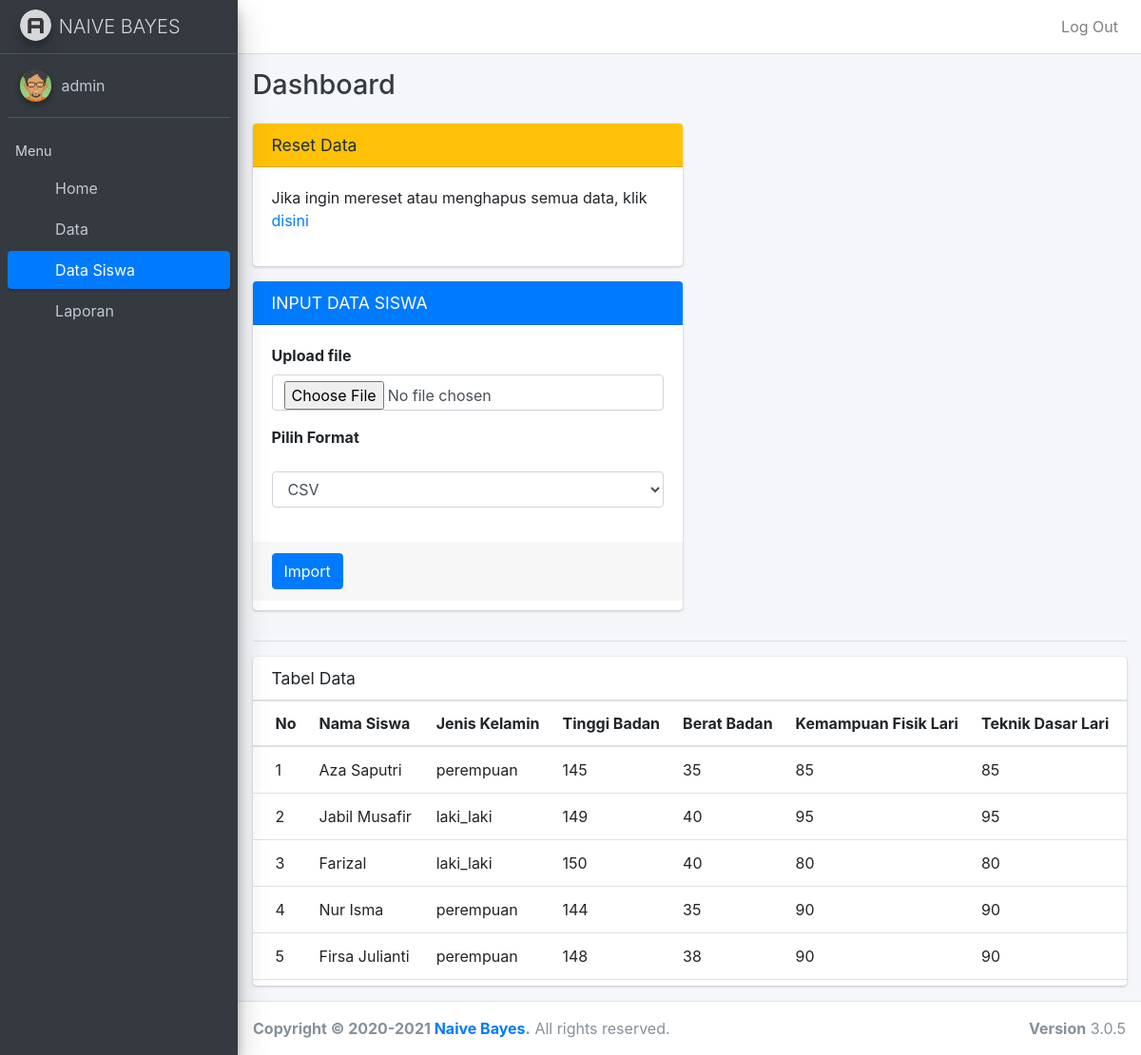
Page /data_siswa (signed in) on the committed database.
### myapp/models.py (models this page shows, shortened)
class DataSiswa(models.Model):
	nama_siswa = models.CharField(max_length=100, blank=True, null=True)
	jenis_kelamin = models.CharField(max_length=30, blank=True, null=True)
	tinggi_badan = models.IntegerField(null=True)
	berat_badan = models.IntegerField(null=True)
	kemampuan_fisik_lari = models.IntegerField(null=True)
	teknik_dasar_lari = models.IntegerField(null=True)
	kemampuan_fisik_voli = models.IntegerField(null=True)
	teknik_dasar_voli = models.IntegerField(null=True)
	kemampuan_fisik_renang = models.IntegerField(null=True)
	teknik_dasar_renang = models.IntegerField(null=True)
	kemampuan_fisik_bulu_tangkis = models.IntegerField(null=True)
	teknik_dasar_bulu_tangkis = models.IntegerField(null=True)
	kemampuan_fisik_sepak_bola = models.IntegerField(null=True)
	teknik_dasar_sepak_bola = models.IntegerField(null=True)
	kemampuan_fisik_tenis_meja = models.IntegerField(null=True)
	teknik_dasar_tenis_meja = models.IntegerField(null=True)
	kemampuan_fisik_tolak_peluru = models.IntegerField(null=True)
	teknik_dasar_tolak_peluru = models.IntegerField(null=True)

### myapp/views.py (the view, shortened to what this page needs)
# urls.py: path('data_siswa', views.data_siswa, name='data_siswa'),
@login_required
def data_siswa(request):
	pesan = ''
	db = DataSiswa.objects.all()
	context = {
		'db': db,
		'pesan' : pesan,
	}
	return render(request, 'myapp/data_siswa.html', context)

### myapp/templates/myapp/data_siswa.html (shortened to what this page needs)
{% extends 'master.html' %}
{% load static %}
{% block body %}
<div class="container-fluid">
	{% if not db %}
	<div class="row">
		<div class="col-6">
			<div class="card card-warning">
				<div class="card-header">
					<h3 class="card-title">Perhatian</h3>
				</div>
				<div class="card-body">
					<p>Harap mengupload data terlebih dahulu (karna data masih kosong)</p>
				</div>
			</div>
		</div>
	</div>
	{% else %}
	<div class="row">
		<div class="col-6">
			<div class="card card-warning">
				<div class="card-header">
					<h3 class="card-title">Reset Data</h3>
				</div>
				<div class="card-body">
					<p>Jika ingin mereset atau menghapus semua data, klik <a href="{% url 'reset_data_siswa' %}" onclick="return confirm('apakah anda yakin?')">disini</a> </p>
				</div>
			</div>
		</div>
	</div>
	{% endif %}
	<div class="row">
		<div class="col-6">
			<div class="card card-primary">
				<div class="card-header">
					<h3 class="card-title">INPUT DATA SISWA</h3>
				</div>
				<div class="card-body table-responsive p-0" style="height: 300px;">
					<form method="post" enctype="multipart/form-data">
						<div class="card-body">
							<div class="form-group">
								<label for="exampleInputEmail1">Upload file</label>
								<input type="file" name="importData" class="form-control" required>
							</div>
							<div class="form-group">
								<label for="exampleInputEmail1">Pilih Format</label>
								<select name="file-format" class="form-control my-3">
									<option selected>CSV</option>
								</select>
							</div>
						</div>
						<div class="card-footer">
							<button class="btn btn-primary" type="submit">Import</button>
						</div>
					</form>
				</div>
			</div>
		</div>
	</div>
	<hr>
	<div class="row">
		<div class="col-12">
			<div class="card">
				<div class="card-header">
					<h3 class="card-title">Tabel Data</h3>
				</div>
				<div class="card-body table-responsive p-0" style="height: 300px;">
					<table class="table table-head-fixed text-nowrap">
						<thead>
							<tr>
								<th>No</th>
								<th>Nama Siswa</th>
								<th>Jenis Kelamin</th>
								<th>Tinggi Badan</th>
								<th>Berat Badan</th>
								<th>Kemampuan Fisik Lari</th>
								<th>Teknik Dasar Lari</th>
								<th>Kemampuan Fisik Voli</th>
							</tr>
						</thead>
						<tbody>
							{% for value in db %}
							<tr>
								<td>{{ value.id }}</td>
								<td>{{ value.nama_siswa }}</td>
								<td>{{ value.jenis_kelamin }}</td>
								<td>{{ value.tinggi_badan }}</td>
								<td>{{ value.berat_badan }}</td>
								<td>{{ value.kemampuan_fisik_lari }}</td>
								<td>{{ value.teknik_dasar_lari }}</td>
								<td>{{ value.kemampuan_fisik_voli }}</td>
							</tr>
							{% endfor %}
						</tbody>
					</table>
				</div>
			</div>
		</div>
	</div>
</div>
{% endblock %}

### templates/include/sidebar.html (shortened to what this page needs)
{% load static %}
<aside class="main-sidebar sidebar-dark-primary elevation-4">
  <a href="#" class="brand-link">
    <img src="{% static 'adminlte/dist/img/AdminLTELogo.png' %}" alt="AdminLTE Logo" class="brand-image img-circle elevation-3"
    style="opacity: .8">
    <span class="brand-text font-weight-light">NAIVE BAYES</span>
  </a>
  <div class="sidebar">
    <div class="user-panel mt-3 pb-3 mb-3 d-flex">
      <div class="image">
        <img src="{% static 'adminlte/dist/img/avatar04.png' %}" class="img-circle elevation-2" alt="User Image">
      </div>
      <div class="info">
        <a href="#" class="d-block">{% if user.is_authenticated %} {{ user.username }} {% else %} Belum Login {% endif %}</a>
      </div>
    </div>
    {% url 'dashboard' as dashboard %}
    {% url 'datas' as datas %}
    {% url 'data_siswa' as data_siswa %}
    {% url 'laporan' as laporan %}
    <nav class="mt-2">
     <ul class="nav nav-pills nav-sidebar flex-column" data-widget="treeview" role="menu" data-accordion="false">
             <li class="nav-header">Menu</li>
             <li class="nav-item">
               <a href="{% url 'dashboard' %}" class="nav-link
               ">
                 <i class="nav-icon fas fa-home"></i>
                 <p>
                   Home
                 </p>
               </a>
             </li>
             <li class="nav-item">
               <a href="{% url 'datas' %}" class="nav-link
               ">
                 <i class="nav-icon fas fa-database"></i>
                 <p>
                  Data
                 </p>
               </a>
             </li>
             <li class="nav-item">
               <a href="{% url 'data_siswa' %}" class="nav-link
                {% if request.path == data_siswa %}
               active
               {% endif %}
               ">
                 <i class="nav-icon fas fa-database"></i>
                 <p>
                  Data Siswa
                 </p>
               </a>
             </li>
             <li class="nav-item">
               <a href="{% url 'laporan' %}" class="nav-link
               ">
                 <i class="nav-icon fas fa-book"></i>
                 <p>
                  Laporan
                 </p>
               </a>
             </li>
           </ul>
         </nav>
       </div>
     </aside>

### rows in the picture
DataSiswa: id "1", nama_siswa "Aza Saputri", jenis_kelamin "perempuan", tinggi_badan "145", berat_badan "35", kemampuan_fisik_lari "85", teknik_dasar_lari "85"
DataSiswa: id "2", nama_siswa "Jabil Musafir", jenis_kelamin "laki_laki", tinggi_badan "149", berat_badan "40", kemampuan_fisik_lari "95", teknik_dasar_lari "95"
DataSiswa: id "3", nama_siswa "Farizal", jenis_kelamin "laki_laki", tinggi_badan "150", berat_badan "40", kemampuan_fisik_lari "80", teknik_dasar_lari "80"
DataSiswa: id "4", nama_siswa "Nur Isma", jenis_kelamin "perempuan", tinggi_badan "144", berat_badan "35", kemampuan_fisik_lari "90", teknik_dasar_lari "90"
DataSiswa: id "5", nama_siswa "Firsa Julianti", jenis_kelamin "perempuan", tinggi_badan "148", berat_badan "38", kemampuan_fisik_lari "90", teknik_dasar_lari "90"

### other values in the picture
{{ user.username }} "admin"
